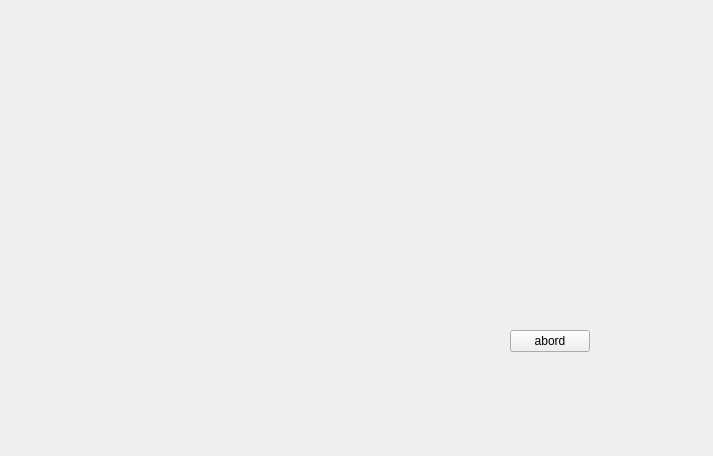
<?xml version="1.0" encoding="UTF-8"?>
<ui version="4.0">
 <class>GameWindow</class>
 <widget class="QWidget" name="GameWindow">
  <property name="geometry">
   <rect>
    <x>0</x>
    <y>0</y>
    <width>713</width>
    <height>456</height>
   </rect>
  </property>
  <property name="windowTitle">
   <string>Form</string>
  </property>
  <widget class="QPushButton" name="pushButton">
   <property name="geometry">
    <rect>
     <x>510</x>
     <y>330</y>
     <width>80</width>
     <height>22</height>
    </rect>
   </property>
   <property name="text">
    <string>abord</string>
   </property>
  </widget>
 </widget>
 <resources/>
 <connections/>
</ui>
